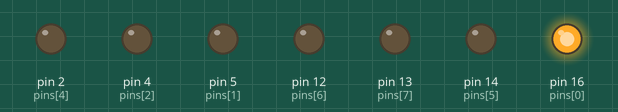
Bench run of a sketch on a simulated Arduino Uno, built with avr-gcc and run on an emulated ATmega328P. Shown: output pins drawn as LEDs (lit = HIGH). Pins used as bus, display or sensor lines are not drawn.

Above: at 0.2 s.
At 2.2 s:
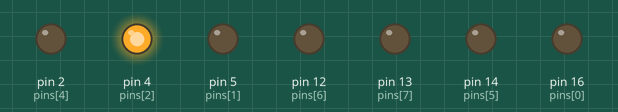
At 3.2 s:
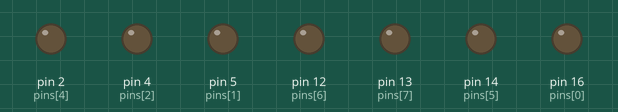
At 4.2 s:
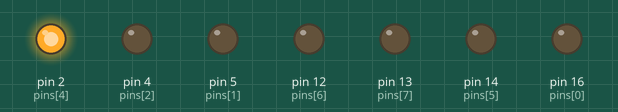
At 6.2 s:
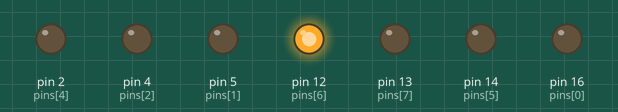
At 9.2 s:
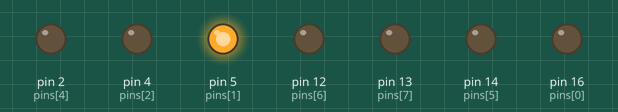
Timing chart, 0 to 10.4 s (numbered marks = the images above):
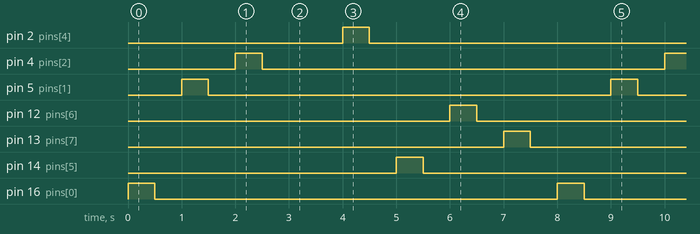

The sketch:

sketch_sep04a.ino
```cpp
int pins[8] = {16, 5, 4, 0, 2, 14, 12, 13};

void setup() {
  // put your setup code here, to run once:

  for (int i = 0; i < 8; i++) {
    pinMode(pins[i], OUTPUT);
  }
  Serial.begin(115200);
}

void loop() {
  // put your main code here, to run repeatedly:
  // All Pins HIGH & LOW
  for (int i = 0; i < 8; i++) {
    digitalWrite(pins[i], HIGH);
    delay(500);
    digitalWrite(pins[i], LOW);
    delay(500);
  }
}
```

Measured:
- by itself, pin 2 (pins[4]), pin 4 (pins[2]), pin 5 (pins[1]), pin 12 (pins[6]), pin 13 (pins[7]), pin 14 (pins[5]), pin 16 (pins[0]): alternates HIGH for 0.50 s and LOW for 7.5 s
- by itself, everything shown: repeats every 8.0 s, in 14 steps
